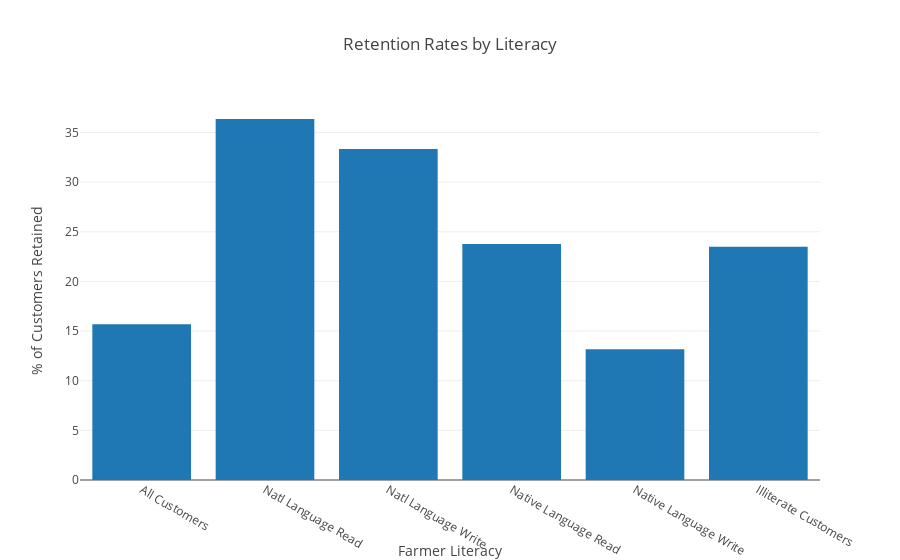

The cell this chart's notebook holds for it:
### Code cell
retention_rates = ['All Customers', 'Natl Language Read', 'Natl Language Write', 'Native Language Read', 'Native Language Write', 'Illiterate Customers']

trace1 = go.Bar(x=retention_rates, y=[total_retention_rate, farms_national_r_literacy_retention_rate, farms_national_rw_literacy_retention_rate, farms_native_r_literacy_retention_rate, farms_native_rw_literacy_retention_rate, farms_none_literacy_retention_rate], name="Retention Rates")

data = [trace1]

layout = go.Layout(
    title='Retention Rates by Literacy',
    xaxis=dict(
        title='Farmer Literacy'
    ),
    yaxis=dict(
        title='% of Customers Retained'
    )
)
pyo.iplot(go.Figure(data=data, layout=layout))
# Customers who are not R+W native language are more likely to be retained. However, most can R+W native language so this skews data

### Figure 1 — Plotly figure (JSON) as saved in the notebook; plotly's stock layout.template omitted (floating-point values rounded to 4 significant figures)
{"data": [{"name": "Retention Rates", "type": "bar", "uid": "82289214-9c16-4e79-8095-64bce6df2a17", "x": ["All Customers", "Natl Language Read", "Natl Language Write", "Native Language Read", "Native Language Write", "Illiterate Customers"], "y": [15.69, 36.36, 33.33, 23.77, 13.16, 23.5]}], "layout": {"title": {"text": "Retention Rates by Literacy"}, "xaxis": {"title": {"text": "Farmer Literacy"}}, "yaxis": {"title": {"text": "% of Customers Retained"}}}}
